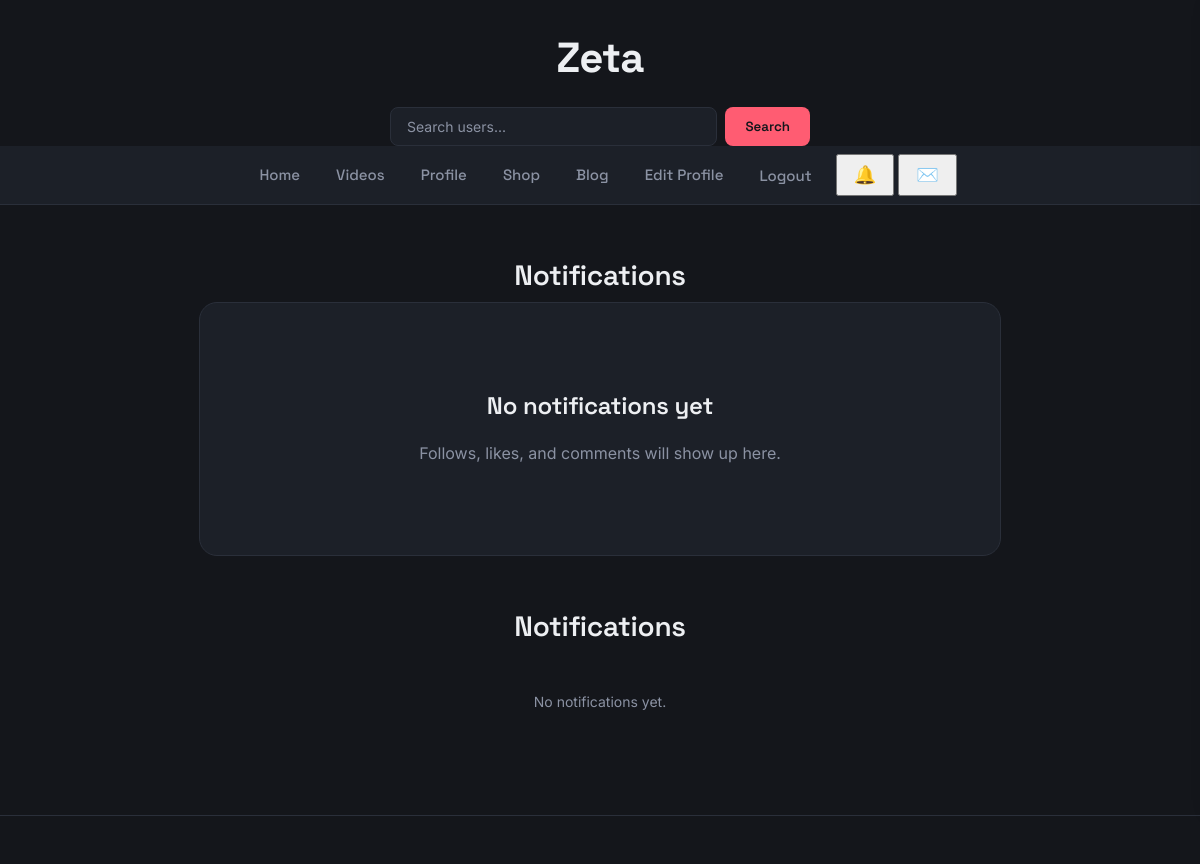
Before: /notifications/ (signed in) with the older database file.
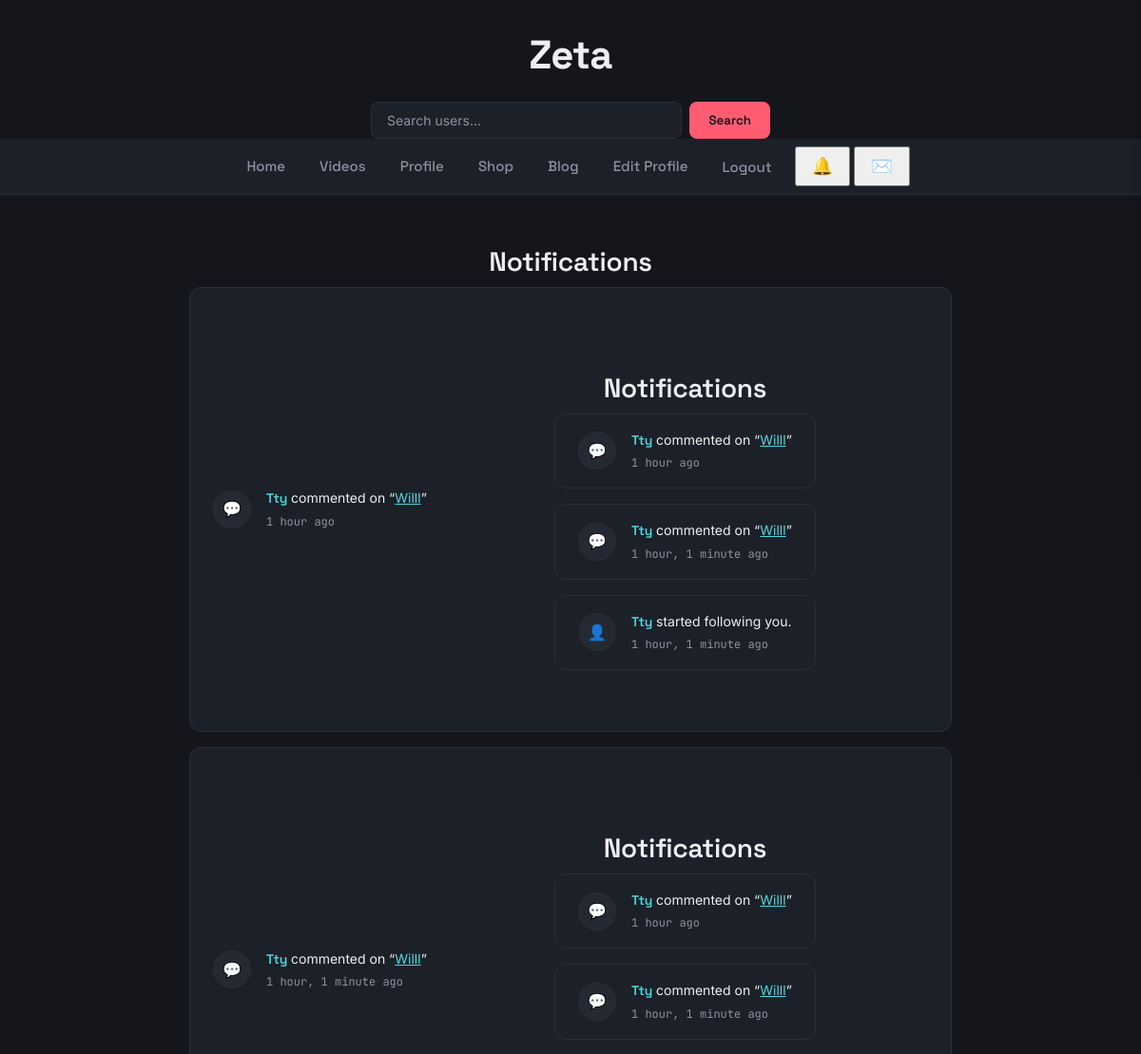
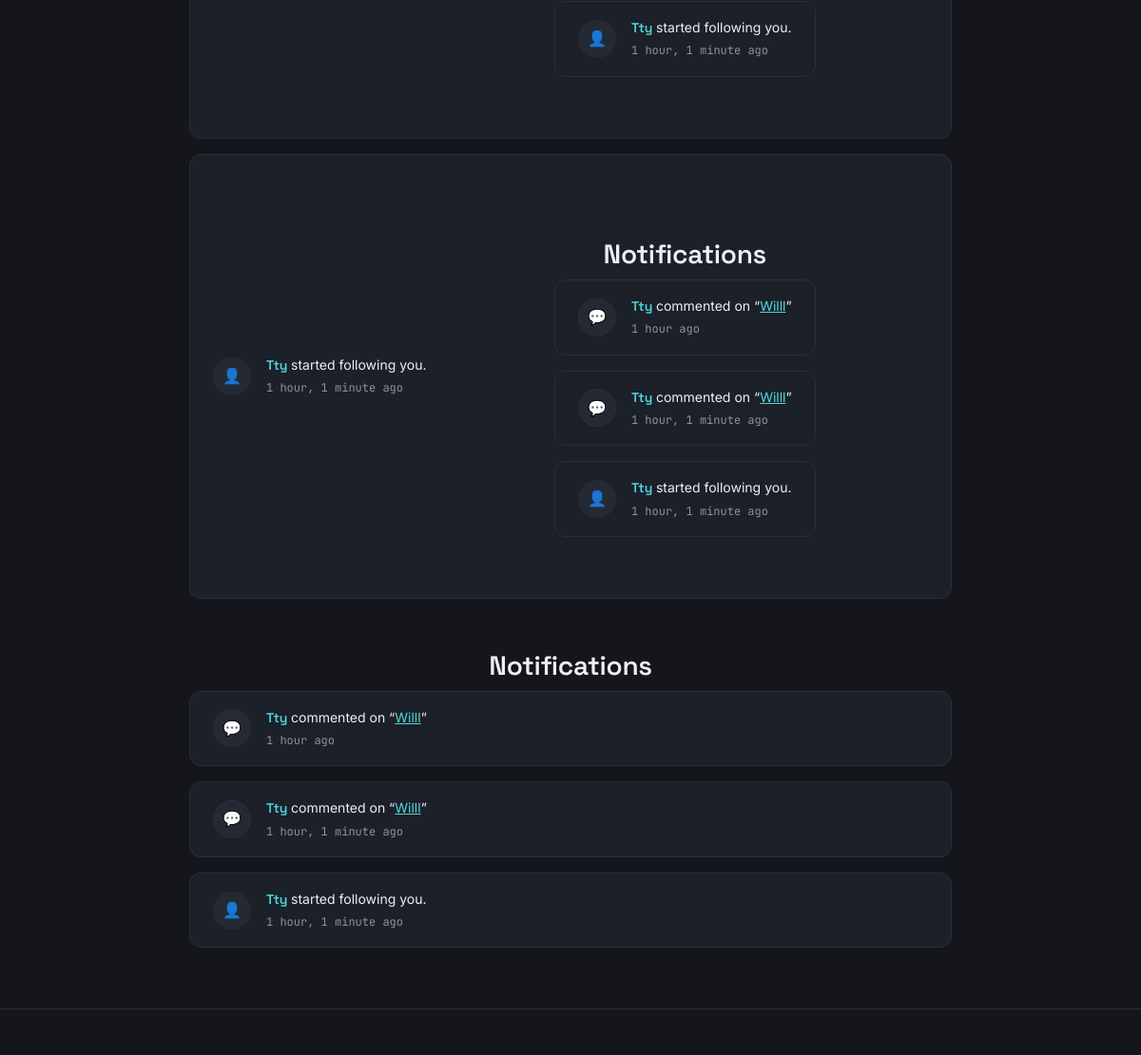
After: the same page with the newer database file (2 pictures, top to bottom).
### notifications/models.py (models this page shows, shortened)
class Notification(models.Model):
    class Kind(models.TextChoices):
        FOLLOW = "follow", "Follow"
        LIKE = "like", "Like"
        COMMENT = "comment", "Comment"
        MESSAGE = "message", "Message"
    recipient = models.ForeignKey(
        settings.AUTH_USER_MODEL,
        on_delete=models.CASCADE,
        related_name="notifications",
    )
    actor = models.ForeignKey(
        settings.AUTH_USER_MODEL,
        on_delete=models.CASCADE,
        related_name="actions",
    )
    kind = models.CharField(max_length=20, choices=Kind.choices)
    content_type = models.ForeignKey(
        ContentType, on_delete=models.CASCADE, null=True, blank=True
    )
    object_id = models.PositiveIntegerField(null=True, blank=True)
    target = GenericForeignKey("content_type", "object_id")
    is_read = models.BooleanField(default=False)
    created = models.DateTimeField(auto_now_add=True)
    class Meta:
        ordering = ["-created"]

### accounts/models.py (models this page shows, shortened)
class User(AbstractUser):
    email = models.EmailField(unique=True)
    USERNAME_FIELD = "email"
    REQUIRED_FIELDS = ["username"]

### blog/models.py (models this page shows)
class Article(models.Model):
    author = models.ForeignKey(
        settings.AUTH_USER_MODEL,
        on_delete=models.CASCADE,
        related_name="articles",
        null=True,
        blank=True,
    )
    title = models.CharField(max_length=120)
    content = models.TextField()
    active = models.BooleanField(default=True)
    created = models.DateTimeField(auto_now_add=True)
    updated = models.DateTimeField(auto_now=True)
    def get_absolute_url(self):
        return reverse("articles:article-detail", kwargs={"id": self.id})

### notifications/views.py (the view)
# urls.py: path("", views.notification_list, name="notification_list"),
@login_required
def notification_list(request):
    notifications_qs = request.user.notifications.select_related("actor", "content_type")
    notifications_qs.filter(is_read=False).update(is_read=True)
    paginator = Paginator(notifications_qs, 20)
    page_obj = paginator.get_page(request.GET.get("page"))
    return render(
        request,
        "notifications/notification_list.html",
        {"notifications": page_obj, "page_obj": page_obj},
    )

### notifications/context_processors.py (called while the page is built)
def unread_count(request):
    if request.user.is_authenticated:
        count = request.user.notifications.filter(is_read=False).count()
    else:
        count = 0
    return {"unread_notification_count": count}

### notifications/templates/notifications/notification_list.html (shortened to what this page needs)
{% extends "base.html" %}
{% block content %}
<div class="profile-list-page">
    <h1>Notifications</h1>
    {% if notifications %}
        <div class="user-list">
            {% for note in notifications %}
                <div class="notification-item {% if not note.is_read %}unread{% endif %}">
                    <div class="notification-icon {{ note.kind }}">
                        {% if note.kind == "follow" %}👤{% elif note.kind == "like" %}♥{% else %}💬{% endif %}
                    </div>
                    <div class="notification-text">
                        <a href="{% url 'public_profile' note.actor.username %}" class="notification-actor">
                            {{ note.actor.username }}
                        </a>
                        {% if note.kind == "follow" %}
                            started following you.
                        {% elif note.kind == "like" %}
                            liked your video
                            {% if note.target %}
                                “<a href="{{ note.target.get_absolute_url }}">{{ note.target.title }}</a>”
                            {% endif %}
                        {% elif note.kind == "comment" %}
                            commented on
                            {% if note.target %}
                                “<a href="{{ note.target.get_absolute_url }}">{{ note.target.title }}</a>”
                            {% endif %}
                        {% elif note.kind == "message" %}
                            sent you a message.
                        {% if note.kind == "follow" %}👤{% elif note.kind == "like" %}
                            ♥{% elif note.kind == "comment" %}
                            💬{% else %}
                            ✉️{% endif %}
                        {% endif %}
                        <span class="notification-time">{{ note.created|timesince }} ago</span>
                    </div>
                    <div class="profile-list-page">
                        <h1>Notifications</h1>
                        <div class="user-list">
                            {% include "notifications/_notification_items.html" %}
                        </div>
                    </div>
                </div>
            {% endfor %}
        </div>
    {% else %}
        <div class="video-empty">
            <h2>No notifications yet</h2>
            <p>Follows, likes, and comments will show up here.</p>
        </div>
    {% endif %}
</div>
<div class="profile-list-page">
    <h1>Notifications</h1>
    <div class="user-list">
        {% include "notifications/_notification_items.html" %}
    </div>
</div>
{% endblock %}

### notifications/templates/notifications/_notification_items.html
{% for note in notifications %}
    <div class="notification-item {% if not note.is_read %}unread{% endif %}">
        <div class="notification-icon {{ note.kind }}">
            {% if note.kind == "follow" %}👤{% elif note.kind == "like" %}♥{% elif note.kind == "comment" %}💬{% else %}✉️{% endif %}
        </div>
        <div class="notification-text">
            <a href="{% url 'public_profile' note.actor.username %}" class="notification-actor">
                {{ note.actor.username }}
            </a>
            {% if note.kind == "follow" %}
                started following you.
            {% elif note.kind == "like" %}
                liked your video
                {% if note.target %}“<a href="{{ note.target.get_absolute_url }}">{{ note.target.title }}</a>”{% endif %}
            {% elif note.kind == "comment" %}
                commented on
                {% if note.target %}“<a href="{{ note.target.get_absolute_url }}">{{ note.target.title }}</a>”{% endif %}
            {% elif note.kind == "message" %}
                sent you a message.
            {% endif %}
            <span class="notification-time">{{ note.created|timesince }} ago</span>
        </div>
    </div>
{% empty %}
    <p class="panel-empty">No notifications yet.</p>
{% endfor %}

Changed rows visible on the page:
added Notification: actor.username "Tty", target "Willl", created "1 hour"
added Notification: actor.username "Tty", target "Willl", created "1 hour, 1 minute"
added Notification: actor.username "Tty", kind "started following you.", created "1 hour, 1 minute"
Other visible differences:
text no longer shown: "No notifications yet Follows, likes, and comments will show up here. No notifications yet."
